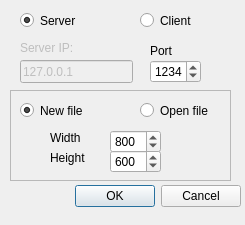
<?xml version="1.0" encoding="UTF-8"?>
<ui version="4.0">
 <class>SetupDialog</class>
 <widget class="QDialog" name="SetupDialog">
  <property name="geometry">
   <rect>
    <x>0</x>
    <y>0</y>
    <width>245</width>
    <height>225</height>
   </rect>
  </property>
  <property name="windowTitle">
   <string>Dialog</string>
  </property>
  <widget class="QDialogButtonBox" name="buttonBox">
   <property name="geometry">
    <rect>
     <x>40</x>
     <y>180</y>
     <width>201</width>
     <height>32</height>
    </rect>
   </property>
   <property name="orientation">
    <enum>Qt::Horizontal</enum>
   </property>
   <property name="standardButtons">
    <set>QDialogButtonBox::Cancel|QDialogButtonBox::Ok</set>
   </property>
  </widget>
  <widget class="QSpinBox" name="portSpinner">
   <property name="geometry">
    <rect>
     <x>150</x>
     <y>60</y>
     <width>51</width>
     <height>23</height>
    </rect>
   </property>
   <property name="maximum">
    <number>65535</number>
   </property>
   <property name="value">
    <number>1234</number>
   </property>
  </widget>
  <widget class="QLabel" name="label">
   <property name="geometry">
    <rect>
     <x>150</x>
     <y>40</y>
     <width>31</width>
     <height>21</height>
    </rect>
   </property>
   <property name="text">
    <string>Port</string>
   </property>
  </widget>
  <widget class="QLineEdit" name="lineEdit">
   <property name="enabled">
    <bool>false</bool>
   </property>
   <property name="geometry">
    <rect>
     <x>20</x>
     <y>60</y>
     <width>113</width>
     <height>23</height>
    </rect>
   </property>
   <property name="text">
    <string>127.0.0.1</string>
   </property>
  </widget>
  <widget class="QLabel" name="label_4">
   <property name="enabled">
    <bool>false</bool>
   </property>
   <property name="geometry">
    <rect>
     <x>20</x>
     <y>40</y>
     <width>61</width>
     <height>16</height>
    </rect>
   </property>
   <property name="text">
    <string>Server IP:</string>
   </property>
  </widget>
  <widget class="QRadioButton" name="radioButton">
   <property name="geometry">
    <rect>
     <x>20</x>
     <y>10</y>
     <width>95</width>
     <height>21</height>
    </rect>
   </property>
   <property name="text">
    <string>Server</string>
   </property>
   <property name="checked">
    <bool>true</bool>
   </property>
  </widget>
  <widget class="QRadioButton" name="radioButton_2">
   <property name="geometry">
    <rect>
     <x>140</x>
     <y>10</y>
     <width>95</width>
     <height>21</height>
    </rect>
   </property>
   <property name="text">
    <string>Client</string>
   </property>
  </widget>
  <widget class="QFrame" name="frame">
   <property name="geometry">
    <rect>
     <x>10</x>
     <y>90</y>
     <width>221</width>
     <height>91</height>
    </rect>
   </property>
   <property name="frameShape">
    <enum>QFrame::StyledPanel</enum>
   </property>
   <property name="frameShadow">
    <enum>QFrame::Raised</enum>
   </property>
   <widget class="QRadioButton" name="radioButton_4">
    <property name="geometry">
     <rect>
      <x>130</x>
      <y>10</y>
      <width>95</width>
      <height>21</height>
     </rect>
    </property>
    <property name="text">
     <string>Open file</string>
    </property>
   </widget>
   <widget class="QRadioButton" name="radioButton_3">
    <property name="geometry">
     <rect>
      <x>10</x>
      <y>10</y>
      <width>95</width>
      <height>21</height>
     </rect>
    </property>
    <property name="text">
     <string>New file</string>
    </property>
    <property name="checked">
     <bool>true</bool>
    </property>
   </widget>
   <widget class="QSpinBox" name="xSize">
    <property name="geometry">
     <rect>
      <x>100</x>
      <y>40</y>
      <width>51</width>
      <height>23</height>
     </rect>
    </property>
    <property name="maximum">
     <number>10000</number>
    </property>
    <property name="value">
     <number>800</number>
    </property>
   </widget>
   <widget class="QSpinBox" name="ySize">
    <property name="geometry">
     <rect>
      <x>100</x>
      <y>60</y>
      <width>51</width>
      <height>23</height>
     </rect>
    </property>
    <property name="maximum">
     <number>10000</number>
    </property>
    <property name="value">
     <number>600</number>
    </property>
   </widget>
   <widget class="QLabel" name="label_2">
    <property name="geometry">
     <rect>
      <x>40</x>
      <y>40</y>
      <width>54</width>
      <height>15</height>
     </rect>
    </property>
    <property name="text">
     <string>Width</string>
    </property>
   </widget>
   <widget class="QLabel" name="label_3">
    <property name="geometry">
     <rect>
      <x>40</x>
      <y>60</y>
      <width>54</width>
      <height>15</height>
     </rect>
    </property>
    <property name="text">
     <string>Height</string>
    </property>
   </widget>
  </widget>
 </widget>
 <resources/>
 <connections>
  <connection>
   <sender>radioButton_2</sender>
   <signal>toggled(bool)</signal>
   <receiver>label_4</receiver>
   <slot>setEnabled(bool)</slot>
   <hints>
    <hint type="sourcelabel">
     <x>163</x>
     <y>21</y>
    </hint>
    <hint type="destinationlabel">
     <x>50</x>
     <y>49</y>
    </hint>
   </hints>
  </connection>
  <connection>
   <sender>radioButton_2</sender>
   <signal>toggled(bool)</signal>
   <receiver>lineEdit</receiver>
   <slot>setEnabled(bool)</slot>
   <hints>
    <hint type="sourcelabel">
     <x>189</x>
     <y>21</y>
    </hint>
    <hint type="destinationlabel">
     <x>85</x>
     <y>71</y>
    </hint>
   </hints>
  </connection>
  <connection>
   <sender>radioButton_2</sender>
   <signal>toggled(bool)</signal>
   <receiver>frame</receiver>
   <slot>setDisabled(bool)</slot>
   <hints>
    <hint type="sourcelabel">
     <x>205</x>
     <y>18</y>
    </hint>
    <hint type="destinationlabel">
     <x>199</x>
     <y>96</y>
    </hint>
   </hints>
  </connection>
  <connection>
   <sender>radioButton_4</sender>
   <signal>toggled(bool)</signal>
   <receiver>label_2</receiver>
   <slot>setDisabled(bool)</slot>
   <hints>
    <hint type="sourcelabel">
     <x>154</x>
     <y>108</y>
    </hint>
    <hint type="destinationlabel">
     <x>71</x>
     <y>140</y>
    </hint>
   </hints>
  </connection>
  <connection>
   <sender>radioButton_4</sender>
   <signal>toggled(bool)</signal>
   <receiver>xSize</receiver>
   <slot>setDisabled(bool)</slot>
   <hints>
    <hint type="sourcelabel">
     <x>180</x>
     <y>112</y>
    </hint>
    <hint type="destinationlabel">
     <x>145</x>
     <y>141</y>
    </hint>
   </hints>
  </connection>
  <connection>
   <sender>radioButton_4</sender>
   <signal>toggled(bool)</signal>
   <receiver>label_3</receiver>
   <slot>setDisabled(bool)</slot>
   <hints>
    <hint type="sourcelabel">
     <x>168</x>
     <y>107</y>
    </hint>
    <hint type="destinationlabel">
     <x>73</x>
     <y>160</y>
    </hint>
   </hints>
  </connection>
  <connection>
   <sender>radioButton_4</sender>
   <signal>toggled(bool)</signal>
   <receiver>ySize</receiver>
   <slot>setDisabled(bool)</slot>
   <hints>
    <hint type="sourcelabel">
     <x>207</x>
     <y>115</y>
    </hint>
    <hint type="destinationlabel">
     <x>139</x>
     <y>168</y>
    </hint>
   </hints>
  </connection>
  <connection>
   <sender>buttonBox</sender>
   <signal>accepted()</signal>
   <receiver>SetupDialog</receiver>
   <slot>accept()</slot>
   <hints>
    <hint type="sourcelabel">
     <x>117</x>
     <y>197</y>
    </hint>
    <hint type="destinationlabel">
     <x>22</x>
     <y>193</y>
    </hint>
   </hints>
  </connection>
  <connection>
   <sender>buttonBox</sender>
   <signal>rejected()</signal>
   <receiver>SetupDialog</receiver>
   <slot>reject()</slot>
   <hints>
    <hint type="sourcelabel">
     <x>188</x>
     <y>204</y>
    </hint>
    <hint type="destinationlabel">
     <x>8</x>
     <y>203</y>
    </hint>
   </hints>
  </connection>
 </connections>
</ui>
